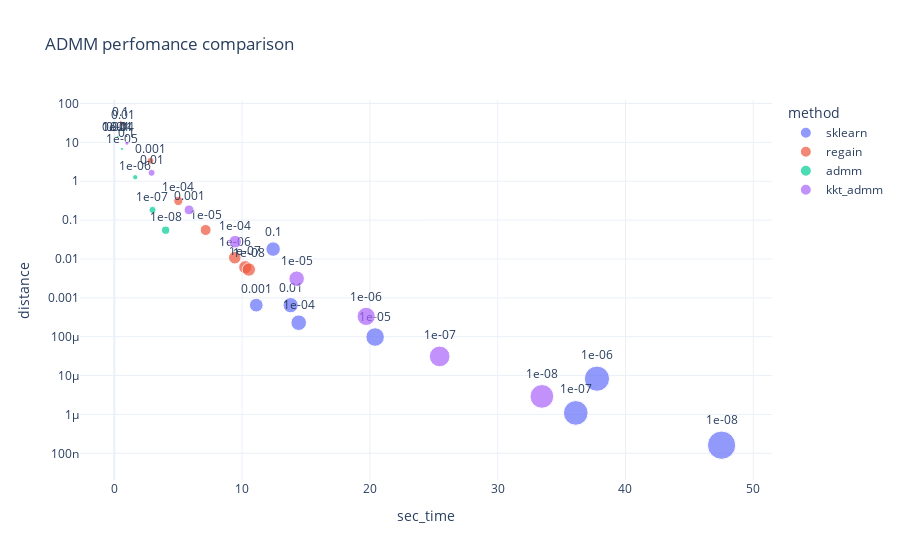

Notebook code cell kept with this figure:
### Code cell
# fig_1 = px.scatter(x=a['time'], y=a['accuracy'], color= "method")
# fig_1.show()

fig_1 = px.scatter(df, x="sec_time", 
                   y='distance', color="method", 
#                    text = "sec_time", 
                   log_y = True, template = "plotly_white",
                   text = "str_tol",
                 size='sec_time',
                  title='ADMM perfomance comparison')
fig_1.update_traces(textposition='top center')
fig_1.show()

### Figure 1 — Plotly figure (JSON) as saved in the notebook; plotly's stock layout.template omitted (floating-point values rounded to 4 significant figures)
{"data": [{"hovertemplate": "method=sklearn<br>sec_time=%{marker.size}<br>distance=%{y}<br>str_tol=%{text}<extra></extra>", "legendgroup": "sklearn", "marker": {"color": "#636efa", "size": [12.43, 13.8, 11.11, 14.43, 20.41, 37.77, 36.11, 47.52], "sizemode": "area", "sizeref": 0.1188, "symbol": "circle"}, "mode": "markers+text", "name": "sklearn", "orientation": "v", "showlegend": true, "text": ["0.1", "0.01", "0.001", "1e-04", "1e-05", "1e-06", "1e-07", "1e-08"], "textposition": "top center", "type": "scatter", "x": [12.43, 13.8, 11.11, 14.43, 20.41, 37.77, 36.11, 47.52], "xaxis": "x", "y": [0.01796, 0.0006476, 0.0006476, 0.0002295, 9.811e-05, 8.314e-06, 1.095e-06, 1.617e-07], "yaxis": "y"}, {"hovertemplate": "method=regain<br>sec_time=%{marker.size}<br>distance=%{y}<br>str_tol=%{text}<extra></extra>", "legendgroup": "regain", "marker": {"color": "#EF553B", "size": [0.51, 0.69, 2.84, 5.01, 7.15, 9.43, 10.25, 10.53], "sizemode": "area", "sizeref": 0.1188, "symbol": "circle"}, "mode": "markers+text", "name": "regain", "orientation": "v", "showlegend": true, "text": ["0.1", "0.01", "0.001", "1e-04", "1e-05", "1e-06", "1e-07", "1e-08"], "textposition": "top center", "type": "scatter", "x": [0.51, 0.69, 2.84, 5.01, 7.15, 9.43, 10.25, 10.53], "xaxis": "x", "y": [33.48, 28.28, 3.348, 0.3112, 0.05577, 0.01082, 0.006158, 0.005353], "yaxis": "y"}, {"hovertemplate": "method=admm<br>sec_time=%{marker.size}<br>distance=%{y}<br>str_tol=%{text}<extra></extra>", "legendgroup": "admm", "marker": {"color": "#00cc96", "size": [0.3, 0.26, 0.27, 0.27, 0.6, 1.64, 2.99, 4.02], "sizemode": "area", "sizeref": 0.1188, "symbol": "circle"}, "mode": "markers+text", "name": "admm", "orientation": "v", "showlegend": true, "text": ["0.1", "0.01", "0.001", "1e-04", "1e-05", "1e-06", "1e-07", "1e-08"], "textposition": "top center", "type": "scatter", "x": [0.3, 0.26, 0.27, 0.27, 0.6, 1.64, 2.99, 4.02], "xaxis": "x", "y": [14.04, 14.04, 14.04, 14.04, 6.811, 1.268, 0.1833, 0.05497], "yaxis": "y"}, {"hovertemplate": "method=kkt_admm<br>sec_time=%{marker.size}<br>distance=%{y}<br>str_tol=%{text}<extra></extra>", "legendgroup": "kkt_admm", "marker": {"color": "#ab63fa", "size": [0.99, 2.92, 5.85, 9.46, 14.27, 19.71, 25.46, 33.46], "sizemode": "area", "sizeref": 0.1188, "symbol": "circle"}, "mode": "markers+text", "name": "kkt_admm", "orientation": "v", "showlegend": true, "text": ["0.1", "0.01", "0.001", "1e-04", "1e-05", "1e-06", "1e-07", "1e-08"], "textposition": "top center", "type": "scatter", "x": [0.99, 2.92, 5.85, 9.46, 14.27, 19.71, 25.46, 33.46], "xaxis": "x", "y": [9.487, 1.65, 0.1833, 0.02785, 0.003112, 0.000333, 3.112e-05, 2.909e-06], "yaxis": "y"}], "layout": {"legend": {"itemsizing": "constant", "title": {"text": "method"}, "tracegroupgap": 0}, "title": {"text": "ADMM perfomance comparison"}, "xaxis": {"anchor": "y", "domain": [0, 1], "title": {"text": "sec_time"}}, "yaxis": {"anchor": "x", "domain": [0, 1], "title": {"text": "distance"}, "type": "log"}}}
